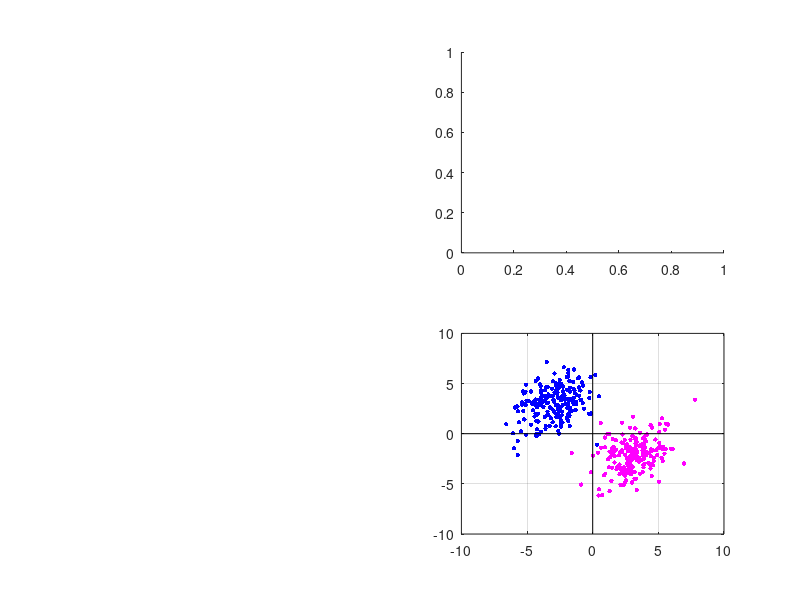

The MATLAB source for this figure: (Note: this script raises an error after producing the figure.)
% Generate two bivariate normal random data sets
rng(2); 
mu = [-3 3]; sigma = [2 1; 1 3];
X1 = mvnrnd(mu,sigma,200);
mu = [3 -2]; sigma = [2 1; 1 3];
X2 = mvnrnd(mu,sigma,200);
close all; clc; figure(1);              % Create a new figure
set(gcf,'Position',[50 50 900 750]);    % Set figure position
set(gcf,'color','w');                   % Set background color to white

% Plot the data sets as a 2D scatter
subplot(224);
scatter(X1(:,1),X1(:,2),10,'b','filled'); % X1, Color 'blue'
hold on; grid on; box on;
scatter(X2(:,1),X2(:,2),10,'m','filled'); % X2, Color 'pink'
lim = 10; axis(lim*[-1 1 -1 1]);          % Set axis limits
plot([0 0],lim*[-1 1],'k');               % Plot x-axis      
plot(lim*[-1 1],[0 0],'k')                % Plot y-axis

% Plot the distribution of the x1 dimension
subplot(222);
[f1,xi1] = ksdensity(X1(:,1));      % Use Kernel density estimation (KDE)
[f2,xi2] = ksdensity(X2(:,1));      % Use KDE
fill(xi1,f1,'b','FaceAlpha',0.2);   % Plot the distribution using fill
hold on; axis off; box off;         % Remove the axes
fill(xi2,f2,'m','FaceAlpha',0.2);   % Plot the distribution using fill
plot(xi1,f1,'b','LineWidth',1.5);   % Highlight the blue distribution
plot(xi2,f2,'m','LineWidth',1.5);   % Highlight the pink distribution
axis([-lim lim 0 1]); 

% Plot the distribution of the x2 dimension
subplot(223);
[f1,xi1] = ksdensity(X1(:,2));      % Use Kernel density estimation (KDE)
[f2,xi2] = ksdensity(X2(:,2));      % Use KDE
fill(xi1,f1,'b','FaceAlpha',0.2);   % Plot the distribution using fill
hold on; axis off; box off;         % Remove the axes
fill(xi2,f2,'m','FaceAlpha',0.2);   % Plot the distribution using fill
plot(xi1,f1,'b','LineWidth',1.5);   % Highlight the blue distribution
plot(xi2,f2,'m','LineWidth',1.5);   % Highlight the pink distribution
axis([-lim lim 0 1]); camroll(90);  % Rotate the axes

% Perform binary LDA to get red dashed line
x1m = mean(X1); x2m = mean(X2); xm = mean([X1; X2]); % Get the means
n1 = length(X1); n2 = length(X2);                    % Get the lengths
Sw = (X1-x1m)'*(X1-x1m) + (X2-x2m)'*(X2-x2m);        % Betw'n-class scatter
Sb = n1*(x1m-xm)'*(x1m-xm) + n2*(x2m-xm)'*(x2m-xm);  % Within-class scatter
[V,D] = eig(Sb,Sw);                                  % Solve Sb*V=D*Sw*V
[~,id] = sort(diag(D),'descend');                    % Sort eigs descending
V = V(:,id); subplot(224);
L = [40*lim 0; -40*lim 0];      % Define some line at 2 arbitrary pts.
L1 = (V*L')'; hold on;          % Project / rotate the 2 pts. using V
plot(L1(:,1),L1(:,2),'r--', ...
    'LineWidth',1.5);           % Plot red dashed line (max variance)
col1 = [34,139,34]/255;         % Forest green color (for dist. later)
col2 = [255,165,0]/255;         % Orange color (for dist. later)

% Start iterating over different projection angles
for j = [zeros(1,10), 0:0.05:2*pi]

    % Create the rotation matrix, given angle theta
    coeff = @(theta) [cos(theta), -sin(theta);
                        sin(theta), cos(theta)];

    V = coeff(j);    % Coefficients matrix
    PC = (V*L')';    % Normal to the projection (to plot the dashed line)
                     % PC = principal component

    subplot(224); hold on;
    a = plot(PC(:,1),PC(:,2),'k--', ...
             'LineWidth',1.5);              % Plot the rotated dashed line

    % For green distribution
    scores1 = (V'*X1')';                    % Project actual data                                 
    [f,xi] = ksdensity(scores1(:,1));       % Use KDE on actual data
    dist = [xi' 20*f']; dist = (V*dist')';  % Rotate the distribution
    b = fill(dist(:,1),dist(:,2),col1,'FaceAlpha',0.2);
    c = plot(dist(:,1),dist(:,2),'Color',col1,'LineWidth',1.5);

    % For orange distribution
    scores2 = (V'*X2')';                    % Project actual data                                 
    [f,xi] = ksdensity(scores2(:,1));       % Use KDE on actual data
    dist = [xi' 20*f']; dist = (V*dist')';  % Rotate the distribution
    d = fill(dist(:,1),dist(:,2),col2,'FaceAlpha',0.2);
    e = plot(dist(:,1),dist(:,2),'Color',col2,'LineWidth',1.5);
    
    % Plot the segment between 2 class means
    M = [mean(scores1(:,1)), 0; mean(scores2(:,1)), 0];
    PC = (V*M')'; f = plot(PC(:,1),PC(:,2),'r-o','LineWidth',2);

    % Display the within-class var. and distance between the 2 means
    title(sprintf('Distance=%.3f\nVar1=%.3f, Var2=%.3f',...
        abs(diff(M(:,1))), var(scores1(:,1)),var(scores2(:,1))));

    % Code for creating a GIF
    % exportgraphics(gcf,'LDA_illustrate.gif','Append',true);

    % Reset the figure by deleting the plotted distribution
    pause(0.1); delete(a); delete(b); delete(c); 
    delete(d); delete(e); delete(f);
end